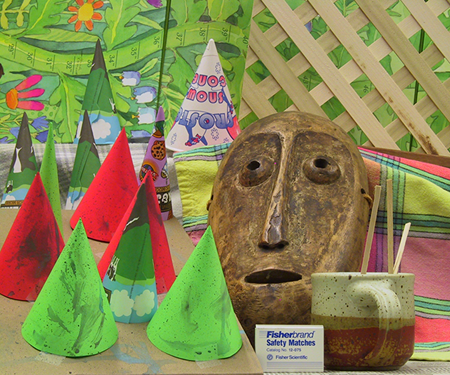
#> input picture assign_4/input_images/im6.png, 450 x 375 px
$ python main.py --image_dir input_images --output_dir out --apply input_images/im2.png
#> lines starting #> are read from the running program, lines starting #| are printed output that depends on the picture; after the words box and inside, x2 and y2 are one past the last pixel; in counts of white or black regions, pixels touching at a corner belong together
# Program for assignment 2
# Import modules
import numpy as np
import cv2
#from image_functions import *
import sys, os
import argparse
import imutils
from imutils import paths
from matplotlib import pyplot as plt
np.set_printoptions(precision=4)
#----------------------------------------------------------------------------------
# Construct the argument parser and parse the arguments.
ap = argparse.ArgumentParser()
ap.add_argument("-i", "--image_dir", type=str, required=True, help="path to input directory of image with disparity")
ap.add_argument("-o", "--output_dir", type=str, required=True, help="path to the output image")
ap.add_argument("-a", "--apply", type=str, required=True, help="path to the other image on which to apply blur disparity")
args = vars(ap.parse_args())

# Grab the paths to the input images and initialize our images list
print("[INFO] loading images...")
paths = sorted(list(paths.list_images(args["image_dir"])))
other_path = args["apply"]
output_dir = args["output_dir"]

disp_path = ""
img_path = ""
for path in paths:
    if "disp" in path:
        disp_path = path
    elif "im" in path:
        img_path = path

# Loading
img = cv2.imread(img_path)
#> img is the input picture: shape (375, 450, 3); mean B, G, R 83.6, 133.3, 137.4
img = cv2.cvtColor(img, cv2.COLOR_BGR2RGB)
disp = cv2.imread(disp_path)
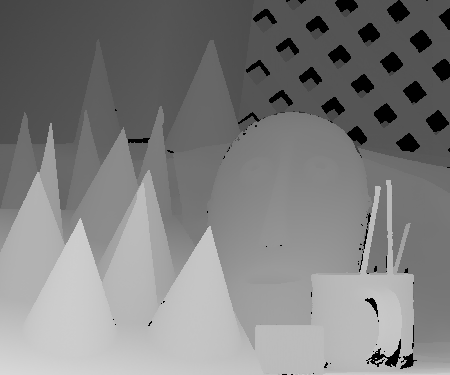
#> input picture assign_4/input_images/disp6.png, 450 x 375 px
#> disp is the input picture: shape (375, 450, 3); min 0, max 216, mean 127.2
disp = cv2.cvtColor(disp, cv2.COLOR_BGR2GRAY)
#> disp: shape (375, 450)
img2 = cv2.imread(other_path)
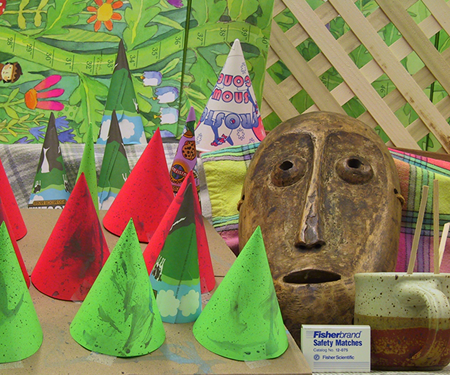
#> input picture assign_4/input_images/im2.png, 450 x 375 px
#> img2 is the input picture: shape (375, 450, 3); mean B, G, R 82.3, 130.2, 132.6
img2 = cv2.cvtColor(img2, cv2.COLOR_BGR2RGB)

# Gives the blur radius given depth
def get_blur_radius(depth):
    blur_radius = int(-0.1490196 * depth + 39)
    if blur_radius % 2 == 0:
        blur_radius += 1
    return blur_radius

# Gives the mask for the given range of disparities
def get_mask(img, init, fin):
    mask = cv2.inRange(img, init, fin)
    mask = cv2.cvtColor(mask, cv2.COLOR_GRAY2RGB)
    return mask

# Shifts the mask at depth by its disparity value
def shift_mask(mask, disparity, factor=4, right=True):
    shift = int(disparity / factor)
    rows, cols, depth = mask.shape
    if right:
        shift = -shift
    M = np.float32([[1, 0, shift], [0, 1, 0]])
    mask = cv2.warpAffine(mask, M, (cols, rows))
    return mask

# Gives the defocused image given disparity map
def get_defocused_image(img, disp, factor=4, other=False, right=True):
    result = img[:]
    for i in range(0, 256):
        blur_radius = get_blur_radius(i)
        blurred_img = cv2.GaussianBlur(img, (blur_radius, blur_radius), 0)
        mask = get_mask(disp, i, i)
        if other:
            mask = shift_mask(mask, i, factor=factor, right=right)
        result = np.where(mask == (255, 255, 255), blurred_img, result)
    return result

# Gives the relative blur parameter which is proportional to blur radius
def get_relative_blur_parameter(blur1, blur2):
    rows, cols, depth = blur1.shape
    gray1 = cv2.cvtColor(blur1, cv2.COLOR_BGR2GRAY)
    gray2 = cv2.cvtColor(blur2, cv2.COLOR_BGR2GRAY)
    relative_blur = gray1[:]
    relative_blur[:] = (np.ceil(np.abs(np.sqrt(np.square(gray1) - np.square(gray2))))) * 8
    #relative_blur.reshape((relative_blur.shape[0] * relative_blur.shape[1], 1))
    return relative_blur


print("Getting defocused image (1/3)")
result1 = get_defocused_image(img, disp)
#> the loop in get_defocused_image, `for i in range(0, 256):` made 256 passes
#> pass 1, in get_mask, `mask = cv2.inRange(img, init, fin)`:
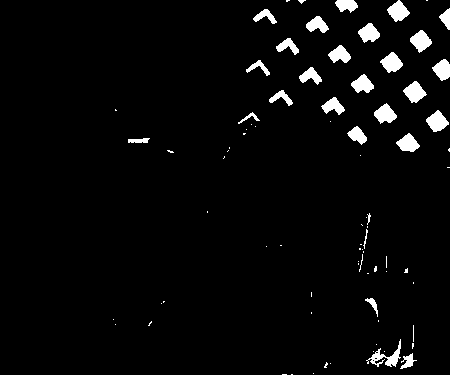
#> mask: shape (375, 450); 3.5% white; 81 white regions (52 under 20 px), largest, box (x1, y1, x2, y2) and area: (366, 339, 401, 367) 308, (403, 81, 427, 103) 305, (426, 110, 449, 132) 303
print("Writing defocused image (1/3)")
cv2.imwrite("{}".format(output_dir + "/defocus1.png"), cv2.cvtColor(result1, cv2.COLOR_RGB2BGR))
print("Getting defocused image (2/3)")
result2 = get_defocused_image(img2, disp, other=True)
#> call 2 of get_defocused_image, with factor = 4, other = True, right = True
#> after the loop in get_defocused_image (call 2), `for i in range(0, 256):`:
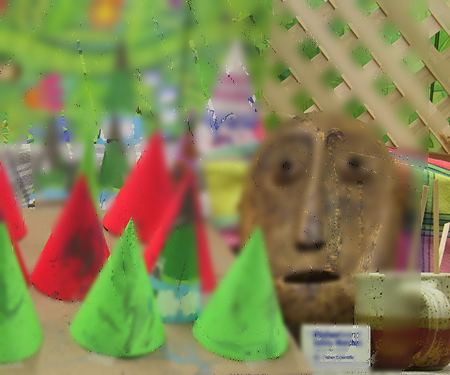
#> result: shape (375, 450, 3); mean R, G, B 132.5, 130.2, 82.3
print("Writing defocused image (2/3)")
cv2.imwrite("{}".format(output_dir + "/defocus2.png"), cv2.cvtColor(result2, cv2.COLOR_RGB2BGR))
print("Getting relative blur parameter image (3/3)")
result3 = get_relative_blur_parameter(result1, result2)
#> in get_relative_blur_parameter, `gray1 = cv2.cvtColor(blur1, cv2.COLOR_BGR2GRAY)`:
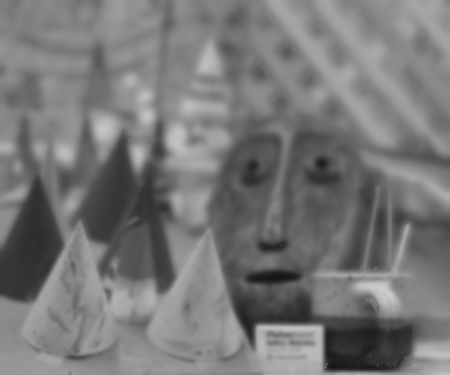
#> gray1: shape (375, 450); min 22, max 205, mean 119.2
#> in get_relative_blur_parameter, `gray2 = cv2.cvtColor(blur2, cv2.COLOR_BGR2GRAY)`:
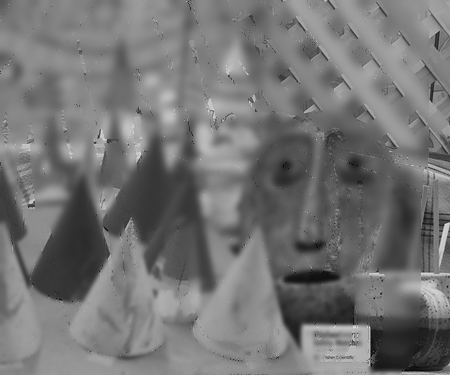
#> gray2: shape (375, 450); min 6, max 222, mean 116.2
#> in get_relative_blur_parameter, `relative_blur[:] = (np.ceil(np.abs(np.sqrt(np.square(gray1) - np.squar..`:
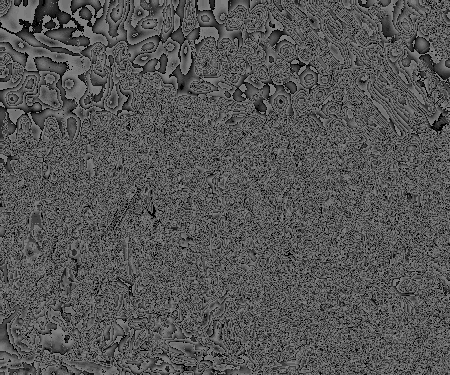
#> relative_blur: shape (375, 450); min 0, max 128, mean 85.3
print("Writing relative blur parameter image (3/3)")
cv2.imwrite("{}".format(output_dir + "/relative_blur.png"), result3)
